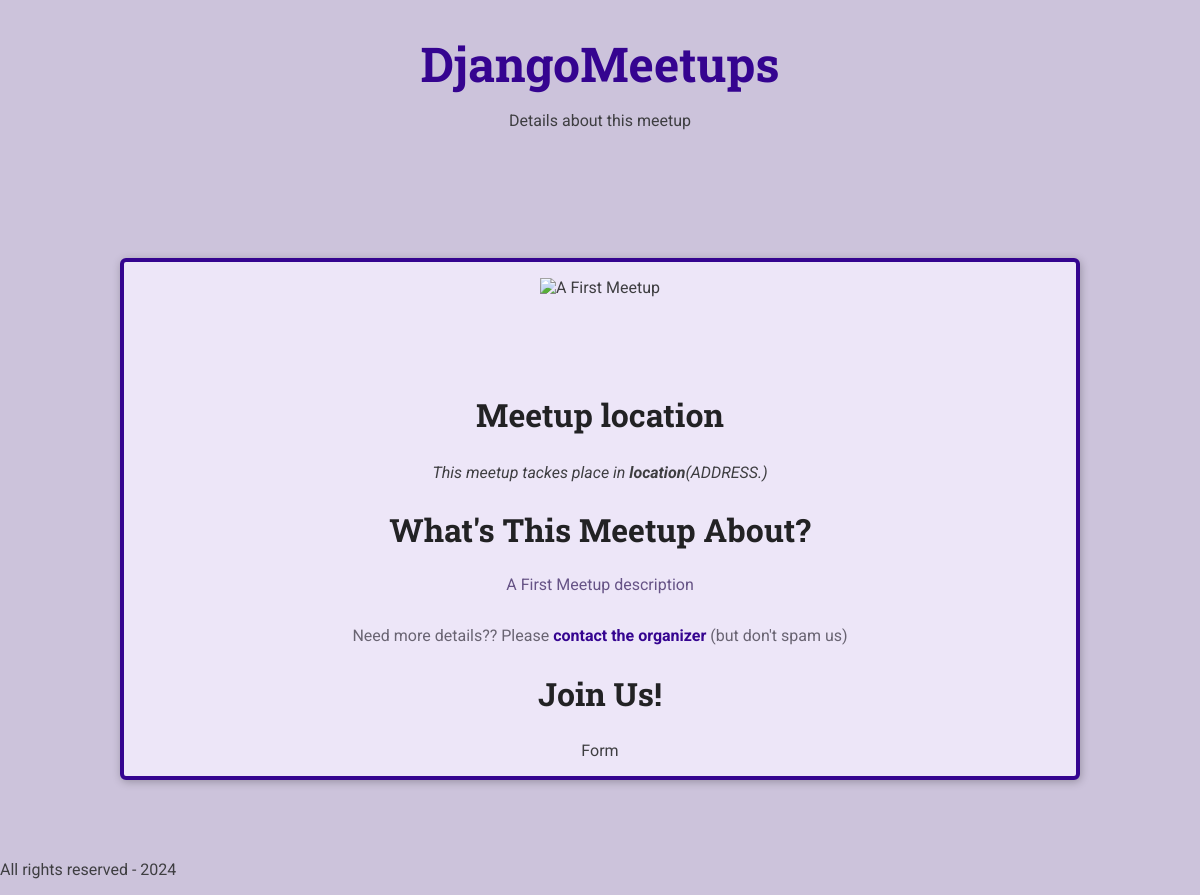
The app's page /meetups/a-first-meetup/, older data.
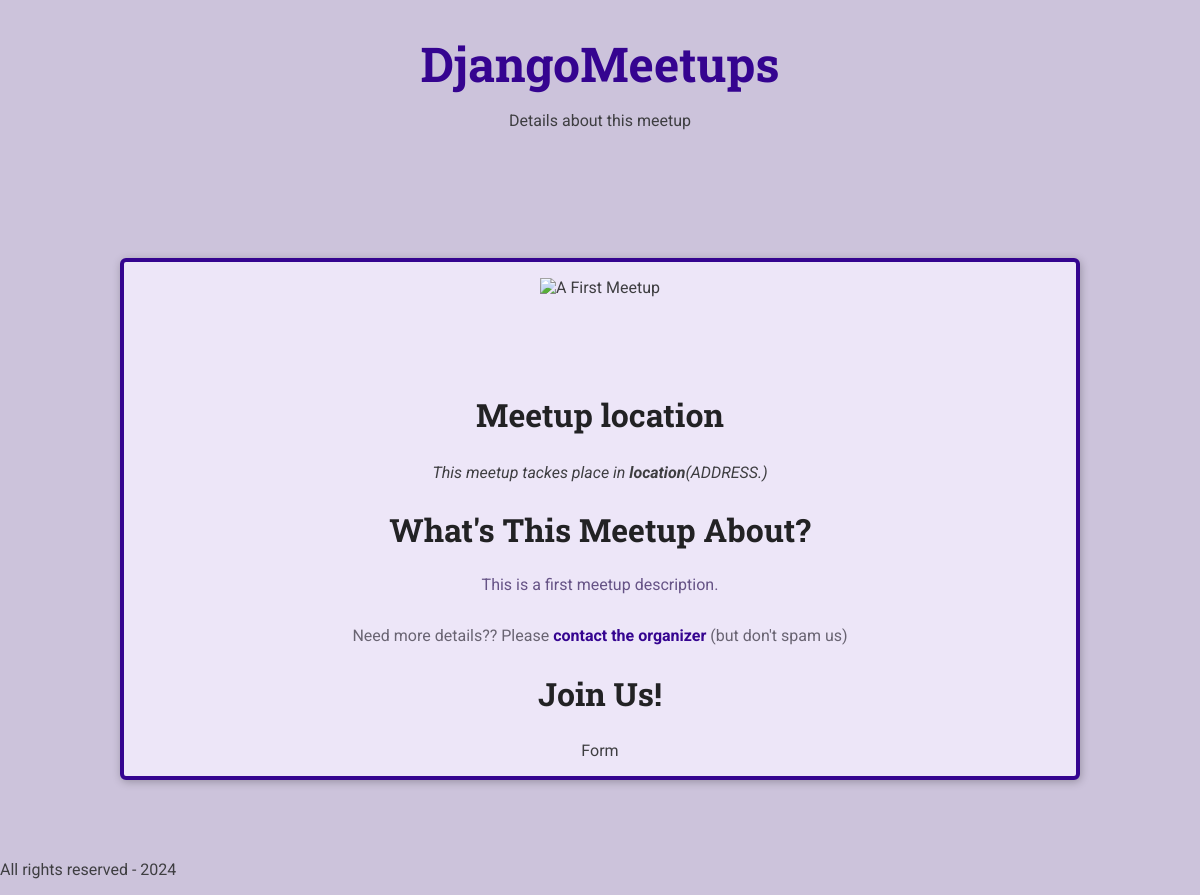
The same page, newer data.
### meetups/models.py (models this page shows)
class Meetup(models.Model):
    title = models.CharField(max_length=200)
    slug = models.SlugField(unique=True)
    description = models.TextField()
    image = models.ImageField(upload_to='images/')

### meetups/views.py (the view)
# urls.py: path("meetups/<slug:meetup_slug>/", meetup_details, name="meetup-details"), # our-domain.com/meetups/a-first-meetup
def meetup_details(request, meetup_slug):
    try:
        selected_meetup = Meetup.objects.get(slug=meetup_slug)
        return render(request, 'meetups/meetup-details.html', {
            'meetup': selected_meetup,
            'title': selected_meetup.title,
            'description': selected_meetup.description,
            'imageUrl': selected_meetup.image.url
        })
    except Exception as e:
        print(e)
        return render(request, 'meetups/meetup-details.html', {
            'meetup': None,
            'title': 'Meetup Not Found',
        })

### meetups/templates/meetups/meetup-details.html (shortened to what this page needs)
{% extends "meetups/base/base.html" %}
{% load static %}
{% block css_file %}
  <link rel="stylesheet" href="{% static 'meetups/styles/meetup_details.css' %}">
{% endblock css_file %}
          {% block header_content %}
          <p>Details about this meetup</p>
          {% endblock header_content %}
{% block content %}
   {% if meetup %}
        <article>
            <img src="{{imageUrl}}" alt="{{ title }}">
            <section id="location">
                <h2>Meetup location</h2>
                <address>This meetup tackes place in <span>location</span>(ADDRESS.)</address>
            </section>
            <section id="details">
                <h2>What's This Meetup About?</h2>
                <p>{{ description }}</p>
                <footer>
                    <p>Need more details?? Please <a href=""> contact the organizer</a> (but don't spam us)</p>
            </section>
            <section id="registration">
                <h2>Join Us!</h2>
               Form
            </section>
        </article>
    {% else %}
        <p>Sorry, we couldn't find this meetup.</p>
    {% endif %}
    {% endblock content %}

### meetups/templates/meetups/base/base.html (shortened to what this page needs)
{% load static %}
<!DOCTYPE html>
<html lang="en">
<head>
    <link rel="stylesheet" href="{% static 'meetups/styles/base.css' %}">
    {% block css_file %}{% endblock css_file %}
</head>
<body>
    <header id="main-header">
        <nav><a href="/meetups" id="main-logo">DjangoMeetups</a></nav>
       {% block header_content %}{% endblock header_content %}
    </header>
    <main>
        {% block content %}{% endblock content %}
    </main>
    <footer>
        <p>All rights reserved - 2024</p>
    </footer>
</body>
</html>

### meetups/static/meetups/styles/base.css (style rules this page uses)
* { box-sizing: border-box; }
body { font-family: 'Roboto', sans-serif; margin: 0; background-color: #ccc3db; color: #3e3e41; }
h1, h2, h3 { font-family: 'Roboto Slab', sans-serif; color: #222224; }
#main-header { width: 100%; text-align: center; padding: 2rem 0; }
#main-logo { font-size: 3rem; font-family: 'Roboto Slab', sans-serif; text-decoration: none; color: #350490; font-weight: bold; }

### meetups/static/meetups/styles/meetup_details.css (style rules this page uses)
article { max-width: 60rem; margin: 5rem auto; border-radius: 6px; background-color: #ede6f8; border: 4px solid #350490; box-shadow: 1px 2px 8px rgba(0, 0, 0, 0.25); position: relative; padding: 1rem; text-align: center; }
section:first-of-type { margin-top: 6rem; }
h2 { font-size: 2rem; }
address span { font-weight: bold; }
#details h2 { margin-bottom: 0.5rem; }
#details > p { color: #665386; padding: 1rem; border-radius: 4px; max-width: 80%; margin: auto; }
#details footer { color: #696472; }
#details footer a { color: #350490; text-decoration: none; font-weight: bold; }

Row changes from the older to the newer data that the page shows:
changed Meetup: description "A First Meetup description" → "This is a first meetup description."
